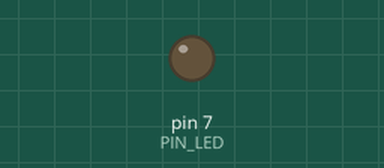
Recording of a sketch running on a simulated Arduino Uno, built with avr-gcc and run on an emulated ATmega328P. On the bench: output pins drawn as LEDs (lit = HIGH). Dashed ring = blinking. At 2.2 s the program stops and its outputs stay as they are.

Above: at 0.5 s.
At 2.05 s:
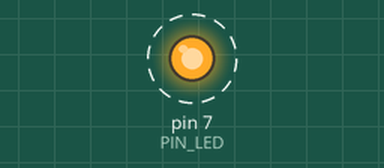
Timing chart, 0 to 3.0 s (numbered marks = the images above):
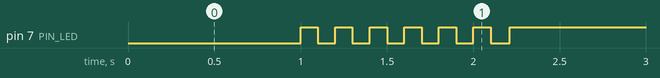

The sketch:

05_practice_2.ino
```cpp
#define PIN_LED 7

void setup() {
  // put your setup code here, to run once:
  pinMode(7,OUTPUT);
}
void loop() {
  digitalWrite(7,LOW);
  delay(1000);
  for(int i=0; i<=5; i+=1){
    digitalWrite(7,HIGH);
    delay(100);
    digitalWrite(7,LOW);
    delay(100);
  }
  delay(10);
  digitalWrite(7,HIGH);
  while(1) {}
}
```

Measured:
- by itself, pin 7 (PIN_LED): alternates HIGH for 0.10 s and LOW for 0.10 s, 13 changes in all, then stays HIGH
